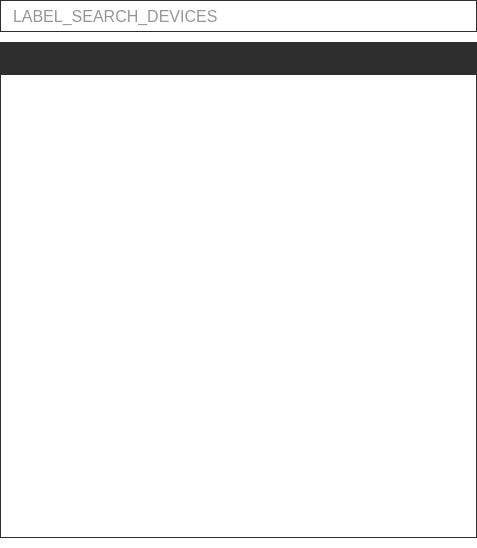
<?xml version="1.0" encoding="UTF-8"?>
<ui version="4.0">
 <class>DevicesWidget</class>
 <widget class="QWidget" name="DevicesWidget">
  <property name="geometry">
   <rect>
    <x>0</x>
    <y>0</y>
    <width>477</width>
    <height>548</height>
   </rect>
  </property>
  <property name="windowTitle">
   <string>Form</string>
  </property>
  <property name="styleSheet">
   <string notr="true">QWidget#DevicesWidget
{
background-color: rgb(255, 255, 255);
}</string>
  </property>
  <layout class="QVBoxLayout" name="verticalLayout">
   <property name="spacing">
    <number>10</number>
   </property>
   <property name="leftMargin">
    <number>0</number>
   </property>
   <property name="topMargin">
    <number>0</number>
   </property>
   <property name="rightMargin">
    <number>0</number>
   </property>
   <property name="bottomMargin">
    <number>0</number>
   </property>
   <item>
    <layout class="QHBoxLayout" name="horizontalLayout">
     <property name="rightMargin">
      <number>0</number>
     </property>
     <item>
      <widget class="QLineEdit" name="line_edit_search">
       <property name="minimumSize">
        <size>
         <width>0</width>
         <height>32</height>
        </size>
       </property>
       <property name="font">
        <font>
         <pointsize>12</pointsize>
        </font>
       </property>
       <property name="styleSheet">
        <string notr="true">background-image: url(:/icons/images/icons/search.png);
background-repeat: no-repeat;
background-position: right;
border: 1px solid rgb(46, 46, 46);
padding-left: 10px;
color: rgb(46, 46, 46);</string>
       </property>
       <property name="text">
        <string/>
       </property>
       <property name="placeholderText">
        <string>LABEL_SEARCH_DEVICES</string>
       </property>
      </widget>
     </item>
    </layout>
   </item>
   <item>
    <layout class="QVBoxLayout" name="verticalLayout_2">
     <property name="spacing">
      <number>0</number>
     </property>
     <property name="rightMargin">
      <number>0</number>
     </property>
     <item>
      <widget class="QPushButton" name="pushButton_4">
       <property name="minimumSize">
        <size>
         <width>0</width>
         <height>32</height>
        </size>
       </property>
       <property name="styleSheet">
        <string notr="true">QPushButton#pushButton_4
{
background-color: rgb(46, 46, 46);
border: 0;
}</string>
       </property>
       <property name="text">
        <string/>
       </property>
       <property name="flat">
        <bool>true</bool>
       </property>
      </widget>
     </item>
     <item>
      <widget class="QScrollArea" name="scroll_area">
       <property name="styleSheet">
        <string notr="true">#scroll_area
{
background-color: rgb(255, 255, 255);
border: 1px solid rgb(46, 46, 46);
}

QScrollBar:vertical
{
background: rgb(255, 255, 255);
}

QScrollBar::handle:vertical
{
background: rgb(46, 46, 46);
}

QScrollBar::add-line:vertical, QScrollBar::sub-line:vertical
{
border: none;
background: none;
}</string>
       </property>
       <property name="frameShape">
        <enum>QFrame::NoFrame</enum>
       </property>
       <property name="frameShadow">
        <enum>QFrame::Plain</enum>
       </property>
       <property name="lineWidth">
        <number>0</number>
       </property>
       <property name="horizontalScrollBarPolicy">
        <enum>Qt::ScrollBarAlwaysOff</enum>
       </property>
       <property name="widgetResizable">
        <bool>true</bool>
       </property>
       <widget class="QWidget" name="widget_content">
        <property name="geometry">
         <rect>
          <x>0</x>
          <y>0</y>
          <width>473</width>
          <height>448</height>
         </rect>
        </property>
        <property name="styleSheet">
         <string notr="true">#widget_content
{
background-color: rgb(255, 255, 255);
}</string>
        </property>
        <layout class="QVBoxLayout" name="verticalLayout_4">
         <item>
          <layout class="QGridLayout" name="layout_devices"/>
         </item>
        </layout>
       </widget>
      </widget>
     </item>
    </layout>
   </item>
   <item>
    <spacer name="verticalSpacer">
     <property name="orientation">
      <enum>Qt::Vertical</enum>
     </property>
     <property name="sizeType">
      <enum>QSizePolicy::Minimum</enum>
     </property>
     <property name="sizeHint" stdset="0">
      <size>
       <width>20</width>
       <height>10</height>
      </size>
     </property>
    </spacer>
   </item>
  </layout>
 </widget>
 <resources/>
 <connections/>
</ui>
